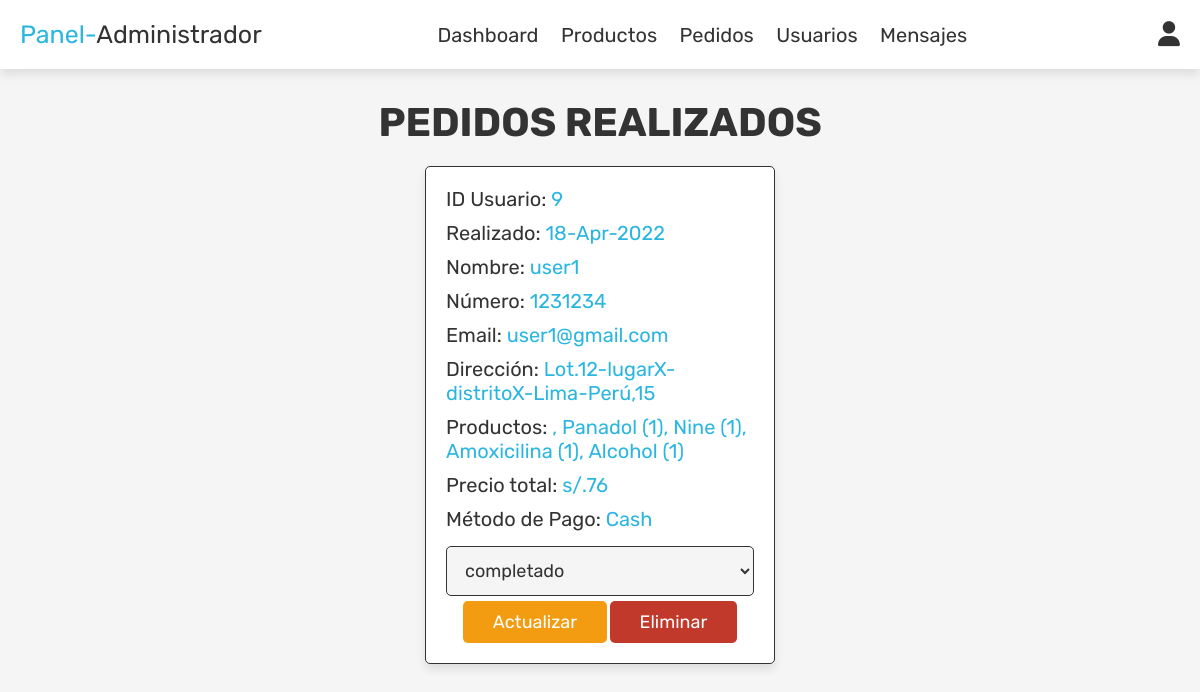
Page /admin_orders.php (signed in) on the earlier database version.
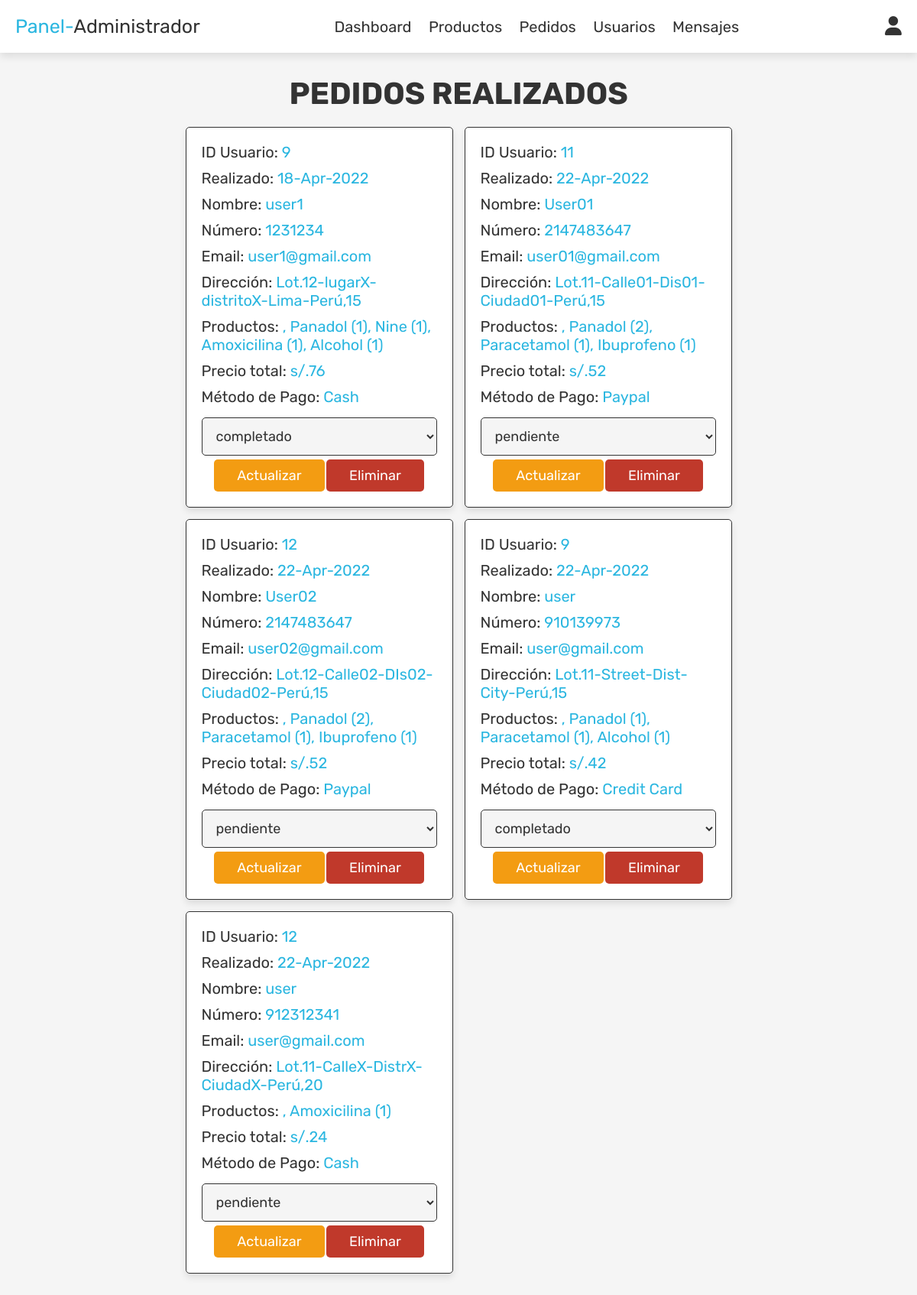
Same page on the later database version.
### tables this page shows
CREATE TABLE `ordenes` (
  `id` int(11) NOT NULL,
  `user_id` int(11) NOT NULL,
  `name` varchar(30) NOT NULL,
  `number` int(20) NOT NULL,
  `email` varchar(30) NOT NULL,
  `method` varchar(20) NOT NULL,
  `address` varchar(200) NOT NULL,
  `total_products` varchar(200) NOT NULL,
  `total_price` int(20) NOT NULL,
  `placed_on` varchar(30) NOT NULL,
  `payment_status` varchar(20) NOT NULL DEFAULT 'pendiente'
);

### admin_orders.php (the view, shortened to what this page needs)
<?php
    include 'php/conexion_be.php';
?>
<!DOCTYPE html>
<html lang="en">
<head>
    <link rel="stylesheet" href="https://cdnjs.cloudflare.com/ajax/libs/font-awesome/6.0.0/css/all.min.css">
    <link rel="stylesheet" href="./assets/css/styles_admin.css">
</head>
<body>
    <?php include 'admin_header.php'; ?>
    <section class="orders">
        <h1 class="title">Pedidos realizados</h1>
        <div class="box-container">
            <?php
                $select_orders=$conn->prepare("SELECT * FROM ordenes");
                $select_orders->execute();
                if($select_orders->rowCount()>0){
                    while($row=$select_orders->fetch(PDO::FETCH_ASSOC)){
            ?>
            <div class="box">
                <p>ID Usuario: <span><?php echo $row['user_id'] ?></span></p>
                <p>Realizado: <span><?php echo $row['placed_on'] ?></span></p>
                <p>Nombre: <span><?php echo $row['name'] ?></span></p>
                <p>Número: <span><?php echo $row['number'] ?></span></p>
                <p>Email: <span><?php echo $row['email'] ?></span></p>
                <p>Dirección: <span><?php echo $row['address'] ?></span></p>
                <p>Productos: <span><?php echo $row['total_products'] ?></span></p>
                <p>Precio total: <span>s/.<?php echo $row['total_price'] ?></span></p>
                <p>Método de Pago: <span><?php echo $row['method'] ?></span></p>
                <form action="" method="POST">
                    <select name="update_payment" id="">
                        <option value="" selected disabled><?php echo $row['payment_status'] ?></option>
                    </select>
                    <input type="submit" value="Actualizar" name="update_order" class="option-btn">
                    <a href="admin_orders.php?delete=<?php echo $row['id']; ?>" onclick="return confirm('Eliminar esta orden?')" class="delete-btn">Eliminar</a>
                </form>
            </div>
            <?php
                    }
                }else{
                    echo '<p class="empty">No hay {ordenes realizadas</p>';
                }
            ?>
        </div>
    </section>
</body>
</html>

Differences in the rows shown:
added ordenes: user "11", placed_on "22-Apr-2022", name "User01", number "2147483647", email "user01@gmail.com", address "Lot.11-Calle01-Dis01-Ciudad01-Perú,15", total_products ", Panadol (2), Paracetamol (1), Ibuprofeno (1)", total_price "52", method "Paypal", update_payment "pendiente"
added ordenes: user "12", placed_on "22-Apr-2022", name "User02", number "2147483647", email "user02@gmail.com", address "Lot.12-Calle02-DIs02-Ciudad02-Perú,15", total_products ", Panadol (2), Paracetamol (1), Ibuprofeno (1)", total_price "52", method "Paypal", update_payment "pendiente"
added ordenes: user "9", placed_on "22-Apr-2022", name "user", number "910139973", email "user@gmail.com", address "Lot.11-Street-Dist-City-Perú,15", total_products ", Panadol (1), Paracetamol (1), Alcohol (1)", total_price "42", method "Credit Card", update_payment "completado"
added ordenes: user "12", placed_on "22-Apr-2022", name "user", number "912312341", email "user@gmail.com", address "Lot.11-CalleX-DistrX-CiudadX-Perú,20", total_products ", Amoxicilina (1)", total_price "24", method "Cash", update_payment "pendiente"
